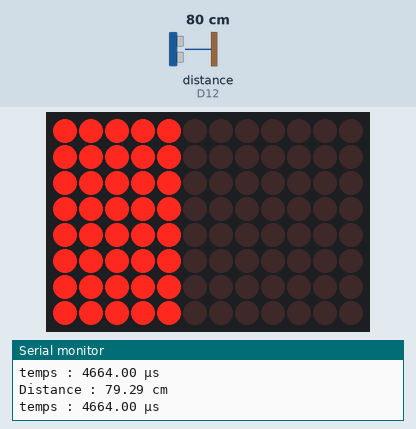
This sketch was run on a simulated Arduino Uno R4 WiFi. Parts: 12×8 LED matrix, the last lines printed to the serial monitor. Wiring (inferred from the names in the program): ultrasonic range finder: trigger D13; echo D12. The test bench sets the inputs (shaded band); at power-on: distance to the obstacle (sensor on D12) 80 cm. The echo pulse lasts 58.3 µs per cm.

Above: at 1.3 s.
1.4 s: distance to the obstacle (sensor on D12) set to 2 cm
At 2.0 s:
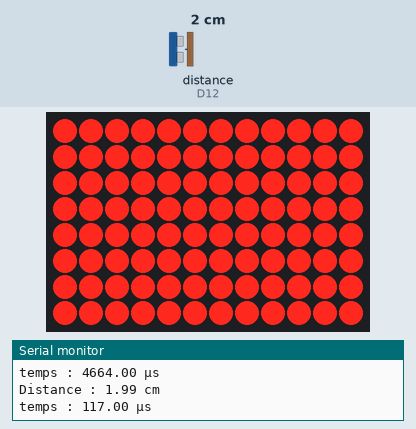
3.0 s: distance to the obstacle (sensor on D12) set to 18 cm
At 3.3 s:
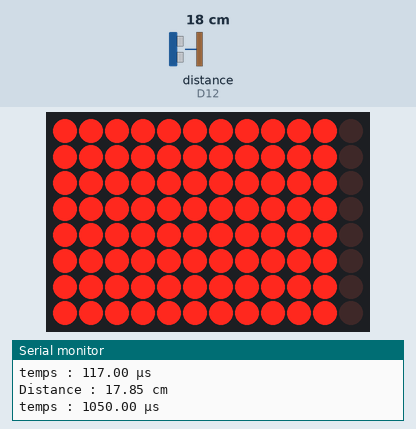
4.5 s: distance to the obstacle (sensor on D12) set to 35 cm
At 5.7 s:
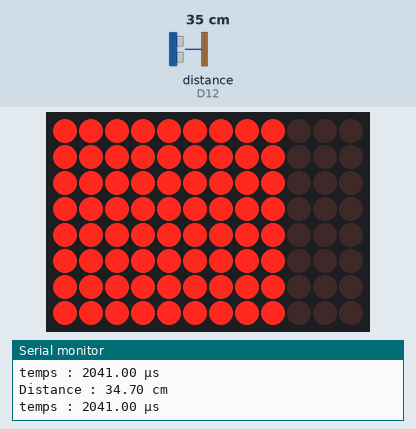
6.0 s: distance to the obstacle (sensor on D12) set to 60 cm
At 7.2 s:
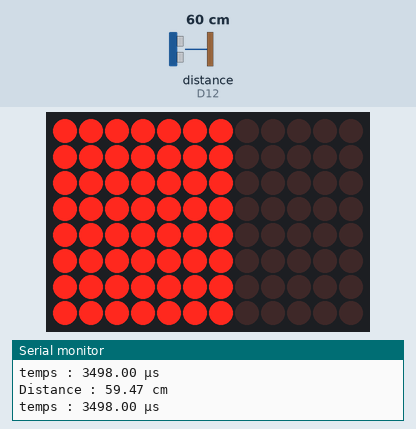
7.5 s: distance to the obstacle (sensor on D12) set to 120 cm
At 7.9 s:
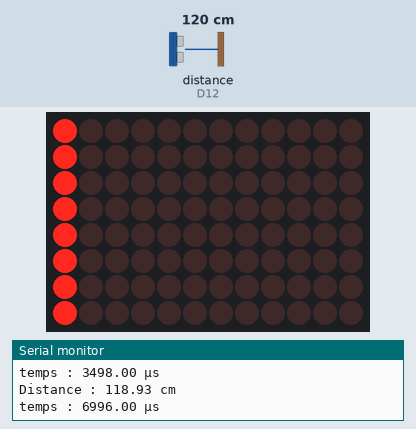
9.0 s: distance to the obstacle (sensor on D12) set to 250 cm
At 10.2 s:
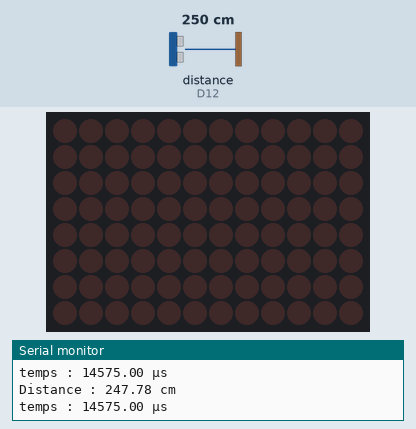
Timing chart, 0 to 11.5 s (numbered marks = the images above; inputs shaded):
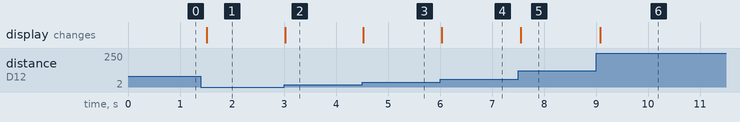

The sketch:

Ultrason_v2.ino
```cpp
#include "Arduino_LED_Matrix.h"
ArduinoLEDMatrix matrix;

//Connection à la base de donnée et envoie de la requête
#include <Ethernet.h>
/*
#include <MySQL_Connection.h>
byte mac_addr[] = { 0xDE, 0xAD, 0xBE, 0xEF, 0xFE, 0xED };
IPAddress server_addr(192,168,0,27);  // IP du serveur SQL
char user[] = "matteo";              // Nom d'utilisateur du compte
char password[] = "patate";        // Mot de passe du compte
EthernetClient client;
MySQL_Connection conn((Client *)&client);
char INSERT_SQL[] = "Insert Liste VALUES(33,2.2)";
*/

int trigg = 13;
int echo = 12;
float distance;
int col0; int col1; int col2; int col3; int col4; int col5; int col6; int col7; int col8; int col9; int col10; int col11;


void setup() {

    Serial.begin(9600);
    //Définition des E/S
    pinMode(trigg, OUTPUT);
    pinMode(echo, INPUT);

    //reset du signal au cas où
    digitalWrite(trigg, false);

    matrix.begin();
    matrix.play(true);

    // Fonction d'envoie de requête à la base SQL
    //SQL_Connection();

}

void loop() {

    //Emission d'un signal de 10µs
    digitalWrite(trigg, true);
    delayMicroseconds(10);
    digitalWrite(trigg, false);

    //Mesure du temps (en microsecondes) qui sépare l'émission et la réception du signal de 10µs émis
    float time = pulseIn(echo, true);

    //Calcul de la distance avant le rebond du signal (d=v*t) en centimètre
    float distance = ((time / 1000000) / 2) * 340 * 100; // 1 s = 1 000 000 µs | On divise par 2 le temps pour obtenir la durée avant rebond

    Serial.print("Distance : ");
    Serial.print(distance); //en cm
    Serial.println(" cm");
    Serial.print("temps : ");
    Serial.print(time);
    Serial.println(" µs");
    Serial.println("");


    int col[13]{ col0, col1, col2, col3, col4, col4, col5, col6, col7, col8, col9, col10, col11 };

    //Incrémentation de la matrice
    for (int i = 11; i >= (distance-10)/10; i--) {
        col[i] = 1;
    };

    byte matrice[8][12] = {
      {col[11], col[10], col[9], col[8], col[7], col[6], col[5], col[4], col[3], col[2], col[1], col[0]},
      {col[11], col[10], col[9], col[8], col[7], col[6], col[5], col[4], col[3], col[2], col[1], col[0]},
      {col[11], col[10], col[9], col[8], col[7], col[6], col[5], col[4], col[3], col[2], col[1], col[0]},
      {col[11], col[10], col[9], col[8], col[7], col[6], col[5], col[4], col[3], col[2], col[1], col[0]},
      {col[11], col[10], col[9], col[8], col[7], col[6], col[5], col[4], col[3], col[2], col[1], col[0]},
      {col[11], col[10], col[9], col[8], col[7], col[6], col[5], col[4], col[3], col[2], col[1], col[0]},
      {col[11], col[10], col[9], col[8], col[7], col[6], col[5], col[4], col[3], col[2], col[1], col[0]},
      {col[11], col[10], col[9], col[8], col[7], col[6], col[5], col[4], col[3], col[2], col[1], col[0]}
    };

    matrix.renderBitmap(matrice, 8, 12);

    delay(500);

};

/*

//Connexion au serveur SQL
void SQL_Connection() {

  while (!Serial); // wait for serial port to connect
  Ethernet.begin(mac_addr);
  Serial.println("Connecting...");
  if (conn.connect(server_addr, 3306, user, password)) {
    delay(1000);
  }
  else
    Serial.println("Connection failed.");
  conn.close();

  };

*/
```

Measured:
- after the input at 1.4 s, the display: changes after 0.12 s (image 1)
- after the input at 3.0 s, the display: changes at once (image 2)
- after the input at 4.5 s, the display: changes at once (image 3)
- after the input at 6.0 s, the display: changes at once (image 4)
- after the input at 7.5 s, the display: changes after 0.05 s (image 5)
- after the input at 9.0 s, the display: changes after 0.08 s (image 6)
